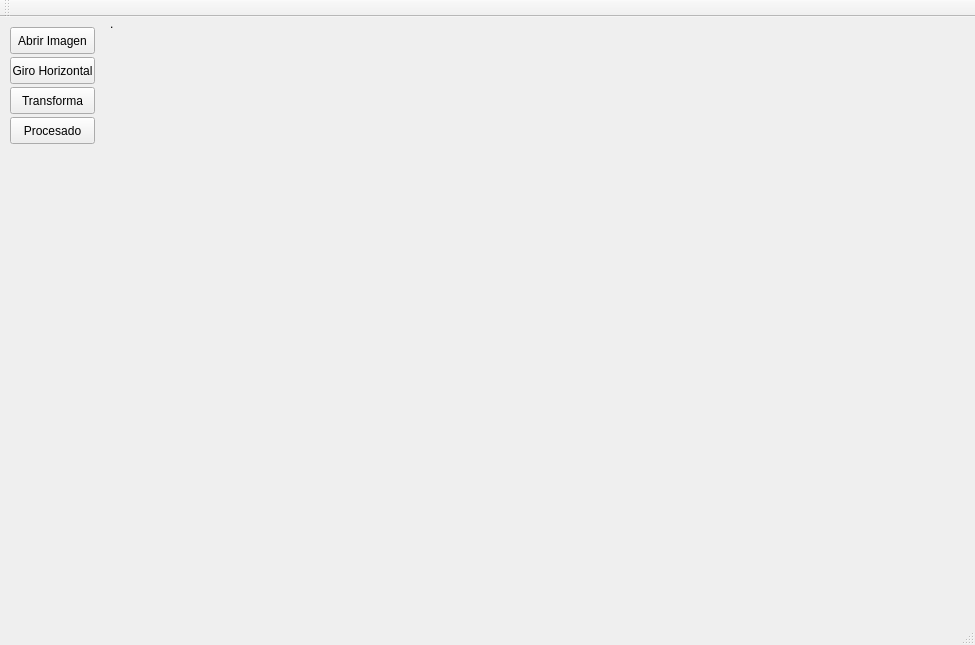
<?xml version="1.0" encoding="UTF-8"?>
<ui version="4.0">
 <class>MainWindow</class>
 <widget class="QMainWindow" name="MainWindow">
  <property name="geometry">
   <rect>
    <x>0</x>
    <y>0</y>
    <width>975</width>
    <height>645</height>
   </rect>
  </property>
  <property name="sizePolicy">
   <sizepolicy hsizetype="Preferred" vsizetype="Preferred">
    <horstretch>0</horstretch>
    <verstretch>0</verstretch>
   </sizepolicy>
  </property>
  <property name="windowTitle">
   <string>Ventana Principal</string>
  </property>
  <widget class="QWidget" name="centralWidget">
   <widget class="QPushButton" name="bt_abrir">
    <property name="geometry">
     <rect>
      <x>10</x>
      <y>10</y>
      <width>85</width>
      <height>27</height>
     </rect>
    </property>
    <property name="text">
     <string>Abrir Imagen</string>
    </property>
   </widget>
   <widget class="QPushButton" name="bt_giroHor">
    <property name="geometry">
     <rect>
      <x>10</x>
      <y>40</y>
      <width>85</width>
      <height>27</height>
     </rect>
    </property>
    <property name="text">
     <string>Giro Horizontal</string>
    </property>
   </widget>
   <widget class="QLabel" name="lb_imagen">
    <property name="geometry">
     <rect>
      <x>110</x>
      <y>0</y>
      <width>49</width>
      <height>14</height>
     </rect>
    </property>
    <property name="text">
     <string>.</string>
    </property>
   </widget>
   <widget class="QPushButton" name="bt_transforma">
    <property name="geometry">
     <rect>
      <x>10</x>
      <y>70</y>
      <width>85</width>
      <height>27</height>
     </rect>
    </property>
    <property name="text">
     <string>Transforma</string>
    </property>
   </widget>
   <widget class="QPushButton" name="bt_procesa">
    <property name="geometry">
     <rect>
      <x>10</x>
      <y>100</y>
      <width>85</width>
      <height>27</height>
     </rect>
    </property>
    <property name="text">
     <string>Procesado</string>
    </property>
   </widget>
  </widget>
  <widget class="QMenuBar" name="menuBar">
   <property name="geometry">
    <rect>
     <x>0</x>
     <y>0</y>
     <width>975</width>
     <height>22</height>
    </rect>
   </property>
  </widget>
  <widget class="QToolBar" name="mainToolBar">
   <attribute name="toolBarArea">
    <enum>TopToolBarArea</enum>
   </attribute>
   <attribute name="toolBarBreak">
    <bool>false</bool>
   </attribute>
  </widget>
  <widget class="QStatusBar" name="statusBar"/>
 </widget>
 <layoutdefault spacing="6" margin="11"/>
 <resources/>
 <connections/>
</ui>
